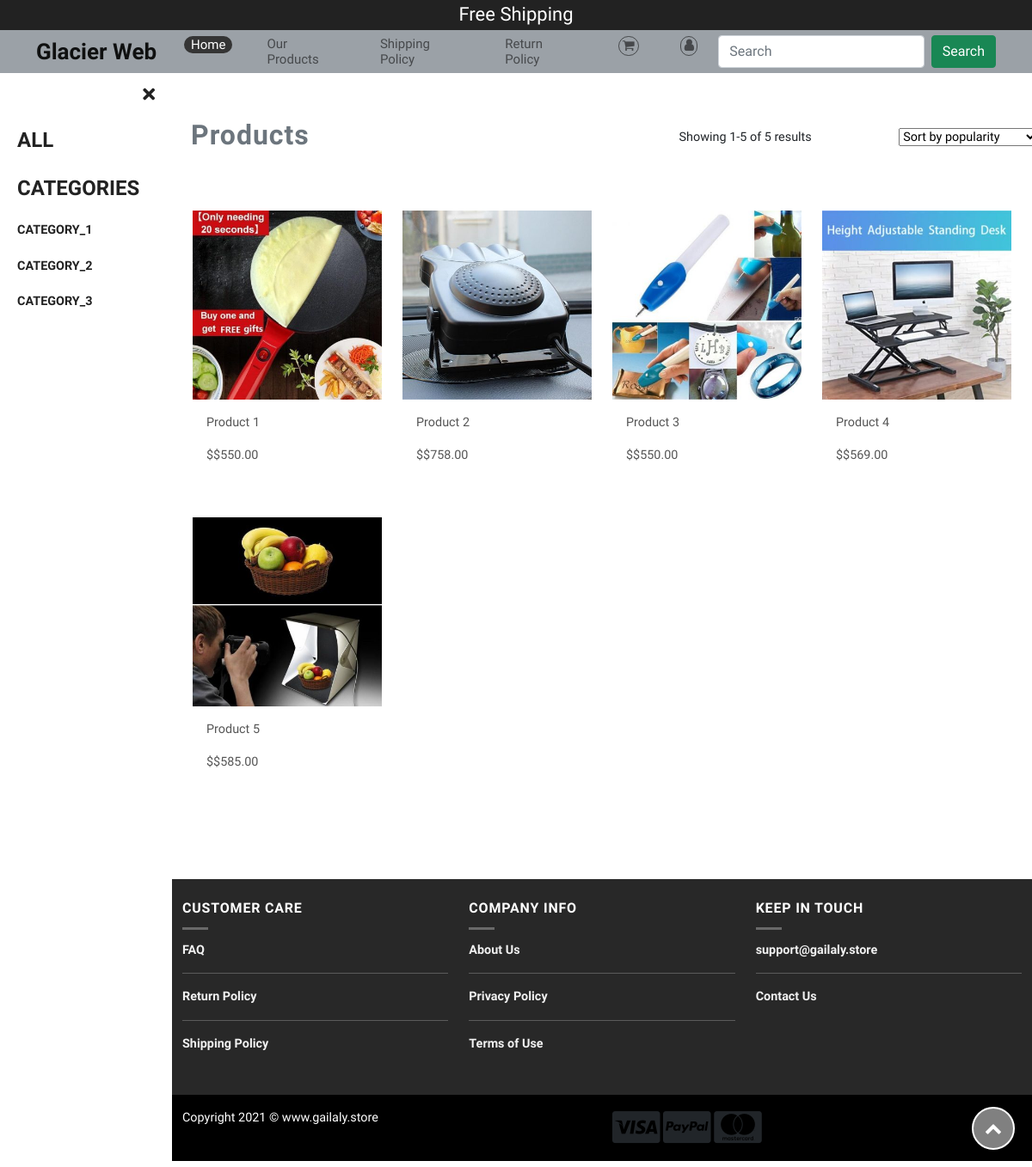
The app's page /all_product/ with its own data.
### eshop/models.py (models this page shows, shortened)
class Category(models.Model):
    name = models.CharField(max_length=200, db_index=True)
    slug = models.SlugField(max_length=200,unique=True)
    class Meta:
        ordering = ('name',)
        verbose_name = 'category'
        verbose_name_plural = 'categories'
    def get_absolute_url(self):
        return reverse("eshop:product_list_by_category", args=[self.slug])

class Product(models.Model):
    category = models.ForeignKey(Category,related_name='products',on_delete=models.CASCADE)
    name = models.CharField(max_length=200, db_index=True)
    slug = models.SlugField(max_length=200, db_index=True)
    image = models.ImageField(upload_to='media/%y/%m/%d',blank=True)
    description = models.TextField(blank=True)
    price = models.DecimalField(max_digits=10, decimal_places=2)
    available = models.BooleanField(default=True)
    created = models.DateTimeField(auto_now_add=True)
    updated = models.DateTimeField(auto_now=True)
    weight = models.IntegerField(blank=True)
    class Meta:
        ordering = ('name',)
        index_together = (('id','slug'),)
    def get_absolute_url(self):
        return reverse("eshop:product_detail", args=[self.id, self.slug])

### eshop/views.py (the view)
# urls.py: path('all_product/',views.all_product, name='all_product'),
def all_product(request, category_slug=None):
    category = None
    categories = Category.objects.all()
    products = Product.objects.filter(available=True)
    paginator=Paginator(products,12)
    page=request.GET.get('page')
    paged_products=paginator.get_page(page)
    if category_slug:
        category = get_object_or_404(Category, slug=category_slug)
        products = products.filter(category=category)
        paginator=Paginator(products,12)
        page=request.GET.get('page')
        paged_products=paginator.get_page(page)
    return render(request,'eshop/our_products.html',
                                {'category':category,
                                'categories':categories,
                                'products':paged_products})

### cart/cart.py (called while the page is built)
    def __len__(self):
        return sum(item['quantity'] for item in self.cart.values())

### cart/context_processors.py (called while the page is built)
def cart(request):
    return {'cart': Cart(request)}

### eshop/templates/eshop/our_products.html (shortened to what this page needs)
{% load static %}
<!DOCTYPE html>
<html lang="en">
<head>
    <link href="https://use.fontawesome.com/releases/v5.0.6/css/all.css" rel="stylesheet" />
    <link rel="stylesheet" href="https://stackpath.bootstrapcdn.com/font-awesome/4.7.0/css/font-awesome.min.css" />
    <link href="https://cdn.jsdelivr.net/npm/bootstrap@5.0.0-beta2/dist/css/bootstrap.min.css" rel="stylesheet" />
    <link rel="stylesheet" href="{% static 'assets/css/style.css' %}" />
</head>
<body>
    <div class="container-fulid topbar mb-0">
        <p>Free Shipping </p>
    </div>
    <div class="page-wrapper chiller-theme toggled">
        <nav id="navbar_top" class="navbar navbar-expand-lg navbar-light bg-light topnavbar">
            <div class="container">
                <a class="navbar-brand" href="{% url 'eshop:product_list' %}" id="BrandName">Glacier Web</a>
                <div class="collapse navbar-collapse order-1" id="navbarSupportedContent">
                    <ul class="navbar-nav ms-auto mb-2 mb-lg-0">
                        <li class="nav-item">
                            <a class="nav-link active" aria-current="page" href="{% url 'eshop:product_list' %}">Home</a>
                        </li>
                        <li class="nav-item">
                            <a class="nav-link shipping" href="{% url 'eshop:all_product' %}">Our Products</a>
                        </li>
                        <li class="nav-item">
                            <a class="nav-link shipping" href="#">Shipping Policy</a>
                        </li>
                        <li class="nav-item">
                            <a class="nav-link" href="#">Return Policy</a>
                        </li>
                        {% with total_items=cart|length %} {% if total_items > 0 %}
                            <li class="nav-item">
                                <a class="nav-link" href="{% url 'cart:cart_detail' %}">
                                    <i class="fa fa-shopping-cart cart " data-toggle="tooltip" data-placement="bottom" data-original-title="Tooltip on bottom" class="red-tooltip" title="{{ total_items }} item{{ total_items|pluralize }},${{ cart.get_total_price }}" aria-hidden="true"></i>
                                </a>
                            </li>
                            {% else %}
                            <li class="nav-item">
                                <a class="nav-link" href="#">
                                    <i class="fa fa-shopping-cart cart " data-toggle="tooltip" data-placement="bottom" data-original-title="Tooltip on bottom" class="red-tooltip" title="No Product in the Cart" aria-hidden="true"></i>
                                </a>
                            </li>
                        {% endif %} {% endwith %}
                        <li class="nav-item">
                            <a class="nav-link" href="#">
                                <i class="fa fa-user user" aria-hidden="true"></i>
                            </a>
                        </li>
                    </ul>
                    <form class="d-flex">
                        <input class="form-control me-2" type="search" placeholder="Search" aria-label="Search">
                        <button class="btn btn-success" type="submit">Search</button>
                    </form>
                </div>
            </div>
        </nav>
        <nav id="sidebar" class="sidebar-wrapper">
            <div class="sidebar-content">
                <div class="sidebar-brand">
                    <div id="close-sidebar" class="ms-auto">
                        <i class="fas fa-times"></i>
                    </div>
                </div>
                <div id="sidebar-wrapper">
                    <ul class="sidebar-nav">
                        <li class="sidebar-brand" {% if not category %} class="selected" {% endif %}>
                            <a class="category" href="{% url 'eshop:all_product' %}">All</a>
                        </li>
                        <li class="sidebar-brand "> <a class="category"> Categories </a> </li>
                        {% for c in categories %}
                        <li class="sidebar-brand" {% if category.slug == c.slug %}class="selected" {% endif %}>
                            <a href="{{ c.get_absolute_url }}">{{ c.name }}</a>
                        </li>
                        {% endfor %}
                    </ul>
                </div>
            </div>
        </nav>
        <main class="page-content">
            <div class="container">
                <div class="row mt-5 allproducts">
                    <div class="col-lg-6 col-md-6 col-sm-6">
                        <nav aria-label="breadcrumb text-center">
                            <ol class="breadcrumb" style="background-color: #fff!important;">
                                <li class="breadcrumb-item product active" aria-current="page">
                                    {% if category %}{{ category.name }}{% else %}Products{% endif %}
                                </li>
                            </ol>
                        </nav>
                    </div>
                    <div class="col-lg-4 col-md-4 col-sm-4 mt-3 text-center">
                        <p id="showproduct">Showing {{ products.start_index }}-{{ products.end_index }} of {{ products.paginator.count }} results</p>
                    </div>
                    <div class="col-lg-2 col-md-2 col-sm-2 mt-3">
                        <select class="nice-select" name="price">
                                                <option>Sort by popularity</option>
                                            </select>
                    </div>
                </div>
                <section id="portfolio" class="portfolio mt-5 mb-3">
                    <div class="container">
                        <div class="row portfolio-container" data-aos="fade-up" data-aos-delay="200">
                            {% for product in products %}
                            <div class="col-lg-3 col-md-4 col-sm-4 portfolio-item filter-app">
                                <div class="portfolio-wrap" onclick="window.location = ('{{ product.get_absolute_url }}')">
                                    <img width="400" height="400" src="{% if product.image %}{{ product.image.url }}{% else %}{% static ' img/no_image.png ' %}{% endif %}" class="img-fluid" alt="" />
                                </div>
                                <div class="card-body">
                                    <a href="{{ product.get_absolute_url }}" style="text-decoration: none; color: #555">
                                        <p class="card-text">
                                            {{ product.name }}
                                        </p>
                                        <p>
                                            <span>$${{ product.price }}</span>
                                        </p>
                                    </a>
                                </div>
                            </div>
                            {% endfor %}
                        </div>
                        <div class="row ">
                        </div>
                    </div>
                </section>
            </div>
            <section class="footer">
                <div class="container py-4">
                    <div class="row">
                        <div class="col-lg-4 col-md-4 col-sm-4 mb-4">
                            <h6 class="text-uppercase">customer care</h6>
                            <div class="is-divider small" style="
                              background-color: rgba(255, 255, 255, 0.3) !important;
                            "></div>
                            <p class="text-uppercase">faq</p>
                            <hr style="border-color: rgba(255, 255, 255, 0.08)" />
                            <p>Return Policy</p>
                            <hr style="border-color: rgba(255, 255, 255, 0.08)" />
                            <p>Shipping Policy</p>
                        </div>
                        <div class="col-lg-4 col-md-4 col-sm-4 mb-4">
                            <h6 class="text-uppercase">company info</h6>
                            <div class="is-divider small" style="
                              background-color: rgba(255, 255, 255, 0.3) !important;
                            "></div>
                            <p>About Us</p>
                            <hr style="border-color: rgba(255, 255, 255, 0.08)" />
                            <p>Privacy Policy</p>
                            <hr style="border-color: rgba(255, 255, 255, 0.08)" />
                            <p>Terms of Use</p>
                        </div>
                        <div class="col-lg-4 col-md-4 col-sm-4">
                            <h6 class="text-uppercase">keep in touch</h6>
                            <div class="is-divider small" style="
                              background-color: rgba(255, 255, 255, 0.3) !important;
                            "></div>
                            <p>support@gailaly.store</p>
                            <hr style="border-color: rgba(255, 255, 255, 0.08)" />
                            <p>Contact Us</p>
                        </div>
                    </div>
                </div>
            </section>
            <footer style="background-color: #000000">
                <div class="container">
                    <div class="row">
                        <div class="col-md-6 mt-3 mb-4">
                            <p style="color: #fff">
                                Copyright 2021 © www.gailaly.store
                            </p>
                        </div>
                        <div class="col-md-6 mt-3 mb-6">
                            <i class="fa fa-3x fa-cc-visa" aria-hidden="true"></i>
                            <i class="fa fa-3x fa-cc-paypal" aria-hidden="true"></i>
                            <i class="fa fa-3x fa-cc-mastercard" aria-hidden="true"></i>
                        </div>
                    </div>
                </div>
            </footer>
            <button onclick="topFunction()" id="myBtn" title="Go to top">
                <i class="fa fa-chevron-up" aria-hidden="true"></i>
            </button>
        </main>
    </div>
</body>
</html>

### records on screen
Category: name "CATEGORY_1"
Category: name "CATEGORY_2"
Category: name "CATEGORY_3"
Product: image (picture), name "Product 1", price "550.00"
Product: image (picture), name "Product 2", price "758.00"
Product: image (picture), name "Product 3", price "550.00"
Product: image (picture), name "Product 4", price "569.00"
Product: image (picture), name "Product 5", price "585.00"

### other values on screen
{{ products.start_index }} "1"
{{ products.end_index }} "5"
{{ products.paginator.count }} "5"
